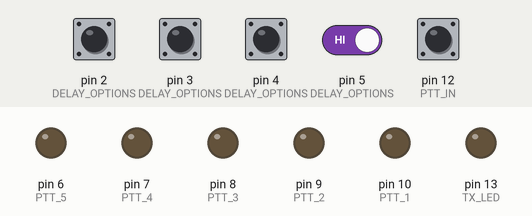
Recording of a sketch running on a simulated Arduino Uno, built with avr-gcc and run on an emulated ATmega328P. Shown: output pins drawn as LEDs (lit = HIGH). The test bench sets the inputs (shaded band); at power-on: pin 2 (DELAY_OPTIONS), pin 3 (DELAY_OPTIONS), pin 4 (DELAY_OPTIONS), pin 5 (DELAY_OPTIONS), pin 12 (PTT_IN) HIGH.

Above: at 1.2 s.
1.3 s: pin 12 (PTT_IN) pulled LOW for 0.15 s
At 1.52 s:
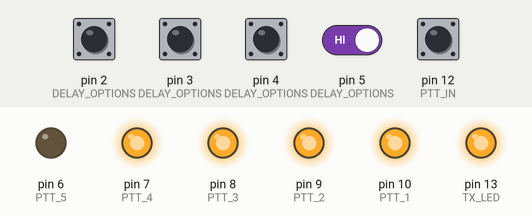
3.0 s: pin 12 (PTT_IN) pulled LOW for 1 s
At 3.8 s:
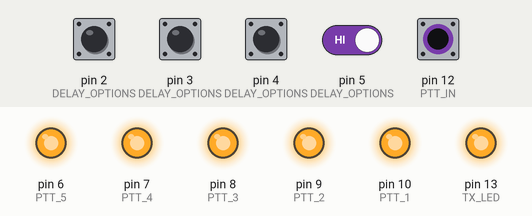
5.6 s: pin 5 (DELAY_OPTIONS) driven LOW and pin 12 (PTT_IN) driven LOW
At 5.66 s:
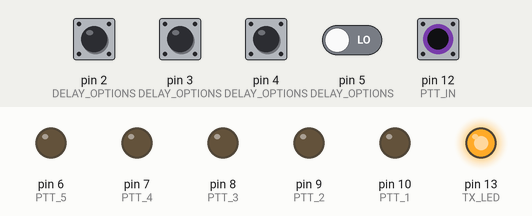
8.6 s: pin 12 (PTT_IN) driven HIGH
At 8.82 s:
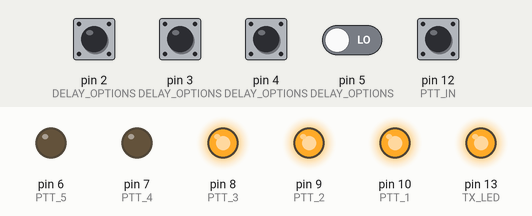
10.5 s: pin 12 (PTT_IN) driven LOW
At 10.64 s:
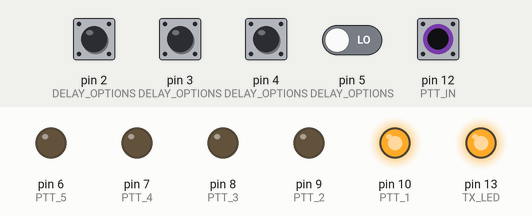
Timing chart, 0 to 13.5 s (numbered marks = the images above; inputs shaded):
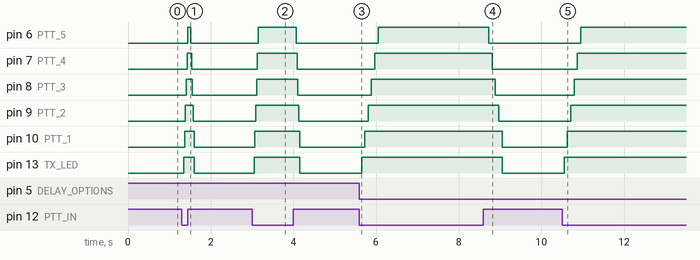

Measured:
- after the input at 1.3 s, pin 6 (PTT_5): LOW → HIGH after 0.15 s, → LOW 0.07 s later; pin 7 (PTT_4): LOW → HIGH after 0.13 s, → LOW 0.11 s later; pin 8 (PTT_3): LOW → HIGH after 0.11 s, → LOW 0.15 s later; pin 9 (PTT_2): LOW → HIGH after 0.09 s, → LOW 0.19 s later; pin 10 (PTT_1): LOW → HIGH after 0.07 s, → LOW 0.23 s later
- after the input at 3.0 s, pin 6 (PTT_5): LOW → HIGH after 0.15 s, → LOW 0.92 s later; pin 7 (PTT_4): LOW → HIGH after 0.13 s, → LOW 0.96 s later; pin 8 (PTT_3): LOW → HIGH after 0.11 s, → LOW 1.0 s later; pin 9 (PTT_2): LOW → HIGH after 0.09 s, → LOW 1.0 s later; pin 10 (PTT_1): LOW → HIGH after 0.07 s, → LOW 1.1 s later
- after the input at 5.6 s, pin 6 (PTT_5): LOW → HIGH after 0.45 s; pin 7 (PTT_4): LOW → HIGH after 0.37 s; pin 8 (PTT_3): LOW → HIGH after 0.29 s; pin 9 (PTT_2): LOW → HIGH after 0.21 s; pin 10 (PTT_1): LOW → HIGH after 0.13 s
- after the input at 8.6 s, pin 6 (PTT_5): HIGH → LOW after 0.13 s; pin 7 (PTT_4): HIGH → LOW after 0.21 s; pin 8 (PTT_3): HIGH → LOW after 0.29 s; pin 9 (PTT_2): HIGH → LOW after 0.37 s; pin 10 (PTT_1), pin 13 (TX_LED): HIGH → LOW after 0.45 s
- after the input at 10.5 s, pin 6 (PTT_5): LOW → HIGH after 0.45 s; pin 7 (PTT_4): LOW → HIGH after 0.37 s; pin 8 (PTT_3): LOW → HIGH after 0.29 s; pin 9 (PTT_2): LOW → HIGH after 0.21 s; pin 10 (PTT_1): LOW → HIGH after 0.13 s

The sketch:

5CH_sequencer.ino
```cpp
/*
// --------------VERZE  30.6.2026 -------------

 5-Stupňový PTT Sequencer s HW volbou STEP_DELAY (binární DIP, sčítání)
 Watchdog provádí nouzovou sekvenci 50ms v reverzním pořadí
 HW volba STEP_DELAY pomocí DIP přepínače - hodnoty se SČÍTAJÍ:
   DIP1 = 10 ms
   DIP2 = 20 ms
   DIP3 = 40 ms
   DIP4 = 80 ms

   Rozsah 20-150 ms, krok 10 ms.
   Bezpečné minimum MIN_STEP_DELAY (20 ms = výchozí hodnota při nesepnutém DIP).

 Výstupy sekvenceru (PTT_x = stupeň x)
    PTT_1   - LNA napájení RX nebo PTT TX
    PTT_2   - LNA napájení RX nebo PTT TX
    PTT_3   - rezerva
    PTT_4   - TRX - PTT
    PTT_5   - PA - PTT

// ---------------------------
*/

// Serial debug - zakomentuj řádek níže pro vypnutí veškerého debug výstupu
//#define DEBUG_SERIAL

#ifdef DEBUG_SERIAL
  #define DBG_BEGIN(x)   Serial.begin(x)
  #define DBG_PRINT(x)   Serial.print(x)
  #define DBG_PRINTLN(x) Serial.println(x)
#else
  #define DBG_BEGIN(x)
  #define DBG_PRINT(x)
  #define DBG_PRINTLN(x)
#endif

// PTT vstup
#define PTT_IN 12

// LED indikace režimu TX (na D13 je i palubní LED Arduina)
#define TX_LED 13

// Výstupy sekvenceru (PTT_x = stupeň x)
#define PTT_1   10   // stupeň 1
#define PTT_2   9   // stupeň 2
#define PTT_3   8   // stupeň 3
#define PTT_4   7   // stupeň 4
#define PTT_5   6   // stupeň 5

// Počet stupňů sekvenceru
#define NUM_STAGES 5

// Watchdog timeout - max čas pro celou TX_ON_SEQ nebo TX_OFF_SEQ
// Měl by být větší než NUM_STAGES * max STEP_DELAY s rezervou
// Max sekvence: 5 * 150 = 750 ms, watchdog 1000 ms = rezerva 250 ms
#define WATCHDOG_TIMEOUT 1000
#define EMERGENCY_STEP_DELAY 50  // ms - krok pro nouzové vypnutí

// Debounce nastavení
#define DEBOUNCE_DELAY 50  // 50 ms debounce pro PTT

// Bezpečné minimum STEP_DELAY - slouží zároveň jako default při nesepnutém DIP
// (chrání proti příliš krátkým intervalům)
#define MIN_STEP_DELAY 20

// HW DIP přepínač pro volbu STEP_DELAY - hodnoty se SČÍTAJÍ (binární)
// Rozsah 10-150 ms s krokem 10 ms, výsledek omezen zdola na MIN_STEP_DELAY
struct DelayOption {
  uint8_t pin;
  unsigned long value;
};

const DelayOption DELAY_OPTIONS[] = {
  { 2,  10},  // DIP1 - bit 0 (10 ms)
  { 3,  20},  // DIP2 - bit 1 (20 ms)
  { 4,  40},  // DIP3 - bit 2 (40 ms)
  { 5,  80}   // DIP4 - bit 3 (80 ms)
};
const uint8_t NUM_DELAY_OPTIONS = sizeof(DELAY_OPTIONS) / sizeof(DELAY_OPTIONS[0]);

// ---------------------------
// Globální proměnné
// ---------------------------
bool pttState = false;        // Stabilní (debounced) stav PTT
bool pttRaw = false;          // Aktuální surový stav PTT vstupu
bool lastPttRaw = false;      // Předchozí surový stav (pro debounce)
unsigned long lastDebounceTime = 0;  // Čas poslední změny surového vstupu

unsigned long seqStart = 0;
unsigned long watchdogTimer = 0;
unsigned long STEP_DELAY = MIN_STEP_DELAY;

int seqStep = 0;
enum SeqState {IDLE, TX_ON_SEQ, TX_ON_DONE, TX_OFF_SEQ};
SeqState seqState = IDLE;

// ---------------------------
// Pomocná funkce pro logování změn výstupů
// ---------------------------
void setOutput(uint8_t pin, bool value, const char* name) {
  digitalWrite(pin, value ? HIGH : LOW);
  DBG_PRINT("[");
  DBG_PRINT(millis());
  DBG_PRINT(" ms] ");
  DBG_PRINT(name);
  DBG_PRINT(" -> ");
  DBG_PRINTLN(value ? "HIGH" : "LOW");
}

// ---------------------------
// Setup
// ---------------------------
void setup() {
  DBG_BEGIN(9600);
  DBG_PRINTLN("");
  DBG_PRINTLN("========================================");
  DBG_PRINTLN(" 5-Channel PTT Sequencer - Debug Mode");
  DBG_PRINTLN("========================================");

  pinMode(PTT_IN, INPUT_PULLUP);

  pinMode(TX_LED, OUTPUT);
  digitalWrite(TX_LED, LOW);

  pinMode(PTT_1, OUTPUT);
  pinMode(PTT_2, OUTPUT);
  pinMode(PTT_3, OUTPUT);
  pinMode(PTT_4, OUTPUT);
  pinMode(PTT_5, OUTPUT);

  digitalWrite(PTT_1, LOW);
  digitalWrite(PTT_2, LOW);
  digitalWrite(PTT_3, LOW);
  digitalWrite(PTT_4, LOW);
  digitalWrite(PTT_5, LOW);

  // Inicializace HW pinů pro volbu STEP_DELAY
  for (uint8_t i = 0; i < NUM_DELAY_OPTIONS; i++) {
    pinMode(DELAY_OPTIONS[i].pin, INPUT_PULLUP);
  }

  watchdogTimer = millis();

  DBG_PRINTLN("Init OK, state = IDLE, all outputs LOW");
  DBG_PRINTLN("Waiting for PTT...");
  DBG_PRINTLN("");
}

// ---------------------------
// Hlavní smyčka
// ---------------------------
void loop() {
  // --- Debouncing PTT vstupu ---
  pttRaw = !digitalRead(PTT_IN); // aktivní LOW

  // Reset timeru pouze při skutečné změně surového stavu
  if (pttRaw != lastPttRaw) {
    lastDebounceTime = millis();
    lastPttRaw = pttRaw;
  }

  // Pokud je surový stav stabilní déle než DEBOUNCE_DELAY, akceptuj ho
  if ((millis() - lastDebounceTime) > DEBOUNCE_DELAY) {
    if (pttState != pttRaw) {
      pttState = pttRaw;
      DBG_PRINT("[");
      DBG_PRINT(millis());
      DBG_PRINT(" ms] PTT_IN = ");
      DBG_PRINTLN(pttState ? "ACTIVE (TX)" : "RELEASED (RX)");
    }
  }

  // --- HW čtení DIP pinů pro STEP_DELAY (binární sčítání) ---
  unsigned long sumDelay = 0;
  for (uint8_t i = 0; i < NUM_DELAY_OPTIONS; i++) {
    if (!digitalRead(DELAY_OPTIONS[i].pin)) {  // aktivní LOW (DIP sepnut)
      sumDelay += DELAY_OPTIONS[i].value;
    }
  }
  // Ořezání na bezpečné minimum (slouží i jako default při sumDelay = 0)
  unsigned long newDelay = (sumDelay < MIN_STEP_DELAY) ? MIN_STEP_DELAY : sumDelay;

  // Log při změně STEP_DELAY
  if (newDelay != STEP_DELAY) {
    STEP_DELAY = newDelay;
    DBG_PRINT("[");
    DBG_PRINT(millis());
    DBG_PRINT(" ms] STEP_DELAY = ");
    DBG_PRINT(STEP_DELAY);
    DBG_PRINTLN(" ms");
  }

  // --- Watchdog - hlídá max čas celé sekvence (TX_ON_SEQ nebo TX_OFF_SEQ) ---
  // V TX_ON_DONE se resetuje (vysílání může trvat libovolně dlouho)
  if (seqState != IDLE && (millis() - watchdogTimer > WATCHDOG_TIMEOUT)) {
    DBG_PRINTLN("");
    DBG_PRINT("[");
    DBG_PRINT(millis());
    DBG_PRINTLN(" ms] *** WATCHDOG TIMEOUT - EMERGENCY SHUTDOWN ***");

    setOutput(PTT_5, LOW, "PTT_5"); delay(EMERGENCY_STEP_DELAY);
    setOutput(PTT_4, LOW, "PTT_4"); delay(EMERGENCY_STEP_DELAY);
    setOutput(PTT_3, LOW, "PTT_3 (TRX PTT - VF STOP)"); delay(EMERGENCY_STEP_DELAY);
    setOutput(PTT_2, LOW, "PTT_2"); delay(EMERGENCY_STEP_DELAY);
    setOutput(PTT_1, LOW, "PTT_1 (LNA ON)");

    DBG_PRINTLN("Emergency shutdown complete, state = IDLE");
    DBG_PRINTLN("");
    seqState = IDLE;
    seqStep = 0;
  }

  // --- Sekvencer ---
  // Detekce podle ÚROVNĚ pttState, ne hrany!
  switch (seqState) {
    case IDLE:
      if (pttState) {  // PTT aktivní → začni TX sekvenci
        DBG_PRINT("[");
        DBG_PRINT(millis());
        DBG_PRINT(" ms] >>> TX_ON_SEQ started (STEP_DELAY=");
        DBG_PRINT(STEP_DELAY);
        DBG_PRINTLN(" ms)");
        seqStart = millis();
        seqStep = 0;
        seqState = TX_ON_SEQ;
        watchdogTimer = millis();  // Start watchdog timer pro sekvenci
      }
      break;

    case TX_ON_SEQ:
      if (seqStep < NUM_STAGES && (millis() - seqStart >= STEP_DELAY)) {
        switch(seqStep) {
          case 0: setOutput(PTT_1, HIGH, "PTT_1 (LNA OFF)"); break;
          case 1: setOutput(PTT_2, HIGH, "PTT_2"); break;
          case 2: setOutput(PTT_3, HIGH, "PTT_3 (TRX PTT)"); break;
          case 3: setOutput(PTT_4, HIGH, "PTT_4"); break;
          case 4: setOutput(PTT_5, HIGH, "PTT_5 (PA PTT)"); break;
        }
        seqStep++;
        seqStart = millis();
        // POZN: watchdogTimer SE NERESETUJE při krocích - hlídá max čas celé sekvence
        if (seqStep >= NUM_STAGES) {
          seqState = TX_ON_DONE;
          DBG_PRINT("[");
          DBG_PRINT(millis());
          DBG_PRINTLN(" ms] === TX_ON_DONE (transmitting) ===");
        }
      }
      break;

    case TX_ON_DONE:
      // Vysílání může trvat libovolně dlouho - watchdog se resetuje
      watchdogTimer = millis();

      if (!pttState) {  // PTT uvolněn → začni vypínací sekvenci
        DBG_PRINT("[");
        DBG_PRINT(millis());
        DBG_PRINTLN(" ms] <<< TX_OFF_SEQ started");
        seqStart = millis();
        seqStep = 0;
        seqState = TX_OFF_SEQ;
        watchdogTimer = millis();  // Start watchdog timer pro vypínací sekvenci
      }
      break;

    case TX_OFF_SEQ:
      if (seqStep < NUM_STAGES && (millis() - seqStart >= STEP_DELAY)) {
        switch(seqStep) {
          case 0: setOutput(PTT_5, LOW, "PTT_5 (PA PTT OFF)"); break;
          case 1: setOutput(PTT_4, LOW, "PTT_4"); break;
          case 2: setOutput(PTT_3, LOW, "PTT_3 (TRX PTT OFF)"); break;
          case 3: setOutput(PTT_2, LOW, "PTT_2"); break;
          case 4: setOutput(PTT_1, LOW, "PTT_1 (LNA ON)"); break;
        }
        seqStep++;
        seqStart = millis();
        // POZN: watchdogTimer SE NERESETUJE při krocích - hlídá max čas celé sekvence
        if (seqStep >= NUM_STAGES) {
          seqState = IDLE;
          DBG_PRINT("[");
          DBG_PRINT(millis());
          DBG_PRINTLN(" ms] === IDLE (RX, watchdog off) ===");
          DBG_PRINTLN("");
        }
      }
      break;
  }

  // --- Indikace TX na D13 ---
  // Svítí po celou dobu TX aktivity: náběh, vysílání i doběh (PA shutdown).
  // V IDLE (RX) zhasne. Po watchdog timeoutu zhasne automaticky (stav = IDLE).
  digitalWrite(TX_LED, (seqState != IDLE) ? HIGH : LOW);
}
```
